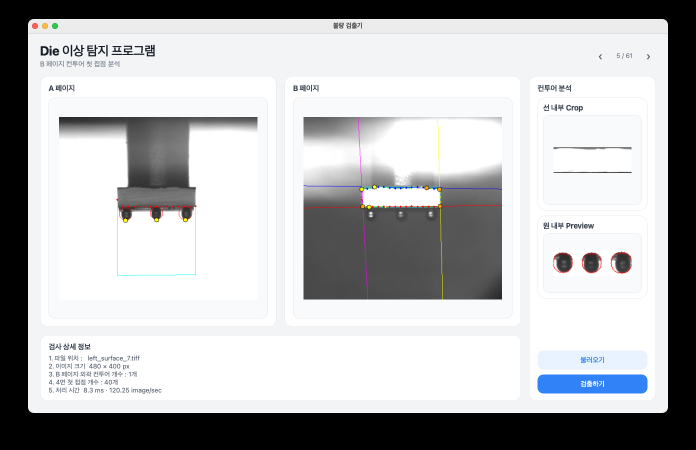
#> input picture assets/thumnail.png, 1392 x 900 px (shown at 1/2 size)
$ python -i contour.py   (imports and definitions only)
#> lines starting #> are read from the running program, lines starting #| are printed output that depends on the picture; after the words box and inside, x2 and y2 are one past the last pixel; in counts of white or black regions, pixels touching at a corner belong together
#> further down, picture is the input picture: shape (900, 1392, 3); mean B, G, R 183.6, 182.3, 181.4
from dataclasses import dataclass, field
from typing import List, Optional, Tuple

import cv2
import numpy as np
from PIL import Image

# 검출할 컨투어의 최소/최대 크기
MIN_CONTOUR_AREA = 3500
MAX_CONTOUR_AREA = 10000

# 기존 균등 샘플 수 (CONTACT_POINT_MODE = "sampled"일 때만 사용)
TOP_BOTTOM_SAMPLE_COUNT = 15
LEFT_RIGHT_SAMPLE_COUNT = 5
CONTACT_POINT_MODE = "full"  # "full"이면 전체 접점 분포, "sampled"면 기존 15/5 샘플
TOP_DENSE_BAND_TOLERANCE = 1
MAX_COUNT_RATIO = 0.5  # 최빈 접점 수를 기준으로 삼을 비율
FIRST_CONTACT_BAND_PIXELS = 2

# 점(원)의 크기 조절
REFERENCE_POINT_RADIUS = 2
REFERENCE_POINT_MIN_DISTANCE = 30  # 실제 보조 접점과의 최소 거리(px)
EXTREME_SENCODARY_DIFF = 2
MIN_DISTANCE = 30
APPROX_POLYGON_EPSILON_RATIO = 0.02
ANALYSIS_PREVIEW_MASK_MODE = "contour"
SOURCE_PREVIEW_MASK_MODE = "line_quadrilateral"
SOURCE_PREVIEW_OUTER_MARGIN = 0
SOURCE_PREVIEW_TOP_SCAN_HEIGHT = 3
SOURCE_PREVIEW_EDGE_CHANGE_THRESHOLD = 40
SOURCE_PREVIEW_EDGE_CHANGE_WINDOW = 3
SOURCE_PREVIEW_HORIZONTAL_CHANGE_MIN_RUN = 3
SOURCE_PREVIEW_COLOR_CHANGE_MIN_RUN = 3
SOURCE_PREVIEW_INVALID_Y_DIFFERENCE = 10
# "contour", "approx_polygon", 또는 "line_quadrilateral"
LINE_QUADRILATERAL_METHOD = "primary_axis"
# "primary_axis", "robust_contacts" 또는 이전 방식인 "extreme_pairs"

CONTOUR_COLOR = (247, 85, 168)  # 보라색 (BGR)
TOP_COLOR = (248, 189, 56)  # 하늘색 (BGR)
BOTTOM_COLOR = (0, 0, 255)
PILLAR_REFERENCE_POINT_COLOR = (128, 128, 128)
PILLAR_DOWNWARD_COLOR = TOP_COLOR
PILLAR_DOWNWARD_BRIGHT_POINT_COLOR = (255, 230, 180)
PILLAR_POINT_RADIUS = 1
PILLAR_REFERENCE_POINT_OUTER_OFFSET = 5
PILLAR_REFERENCE_BRIGHTNESS_MIN = 250
PILLAR_REFERENCE_BRIGHTNESS_MAX = 255
PILLAR_CONTOUR_CONTACT_SCAN_OFFSET = 20
PILLAR_CONTOUR_COLOR_CHANGE_OFFSET = 5
PILLAR_BOTTOM_CONTACT_MAX_Y_DIFFERENCE = 5
HISTOGRAM_PEAK_POINT_COLOR = (82, 68, 240)  # 빨간색 (#F04452, BGR)
HISTOGRAM_MERGE_POINT_COLOR = (0, 146, 255)  # 주황색 (#FF9200, BGR)
HISTOGRAM_REMAINDER_POINT_COLOR = (246, 130, 49)  # 파란색 (#3182F6, BGR)
CENTER_SPLIT_LINE_COLOR = (180, 180, 180)
CUT_LINE_EXTENSION_COLOR = (112, 112, 112)

@dataclass
class ContourMeasurement:
    """컨투어 하나의 4면 첫 접점, 절대 극단점 및 보조 극단점 정보."""

    bounding_rect: Tuple[int, int, int, int]
    top_points: List[Tuple[int, int]]
    bottom_points: List[Tuple[int, int]]
    left_points: List[Tuple[int, int]]
    right_points: List[Tuple[int, int]]

    # 1. 절대 극단점 (4개)
    top_extreme: Tuple[int, int] = None
    bottom_extreme: Tuple[int, int] = None
    left_extreme: Tuple[int, int] = None
    right_extreme: Tuple[int, int] = None

    # 2. 보조 극단점 (2px 이내, 30px 이상 떨어진 점, 4개)
    top_secondary: Tuple[int, int] = None
    bottom_secondary: Tuple[int, int] = None
    left_secondary: Tuple[int, int] = None
    right_secondary: Tuple[int, int] = None


@dataclass
class DetectionResult:
    """B 페이지 컨투어 분석 결과."""

    contours: List[np.ndarray] = field(default_factory=list)
    measurements: List[ContourMeasurement] = field(default_factory=list)
    analysis_preview: Optional[np.ndarray] = None
    source_preview: Optional[np.ndarray] = None
    source_visualization: Optional[np.ndarray] = None
    density_log_lines: List[str] = field(default_factory=list)
    center_split_x: Optional[int] = None


def to_grayscale(image):
    """이미지를 그레이스케일로 변환한다."""
    if image.ndim == 2:
        return image.copy()
    if image.shape[2] == 4:
        return cv2.cvtColor(image, cv2.COLOR_BGRA2GRAY)
    return cv2.cvtColor(image, cv2.COLOR_BGR2GRAY)


# [16 lines left out: functions to_bgr, to_bgra, not called in this run]


def find_b_contours(image_b):
    """그레이 스케일, 이진화, 컨투어링 작업."""
    gray = to_grayscale(image_b) # 그레이스케일
    _, thresh = cv2.threshold(gray,0,255,cv2.THRESH_BINARY + cv2.THRESH_OTSU,) # 이진화
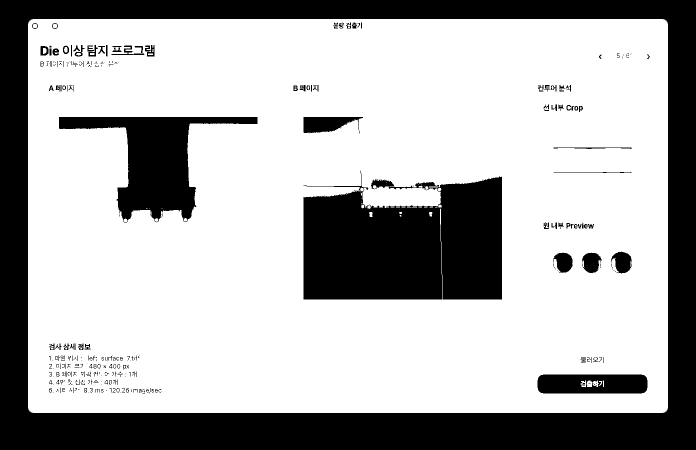
#> thresh: shape (900, 1392) (shown at 1/2 size); 69.7% white; 340 black regions (232 under 20 px)
    contours, _ = cv2.findContours(thresh,cv2.RETR_EXTERNAL,cv2.CHAIN_APPROX_SIMPLE,) # 컨투어링 작업
#> contours = 1 contour; box (x1, y1, x2, y2) and area: (56, 38, 1336, 826) 1006461

    # 범위내 컨투어 검출
    filtered_contours = [
        con for con in contours
        if MIN_CONTOUR_AREA <= cv2.contourArea(con) <= MAX_CONTOUR_AREA
    ]
#> filtered_contours = []

    return DetectionResult(contours=filtered_contours)


# [1725 lines left out: functions get_contour_box_center_x, find_first_contact_points, stack_preview_tiles, approximate_contour_polygon, get_line_intersection, get_densest_band_points and 45 more, not called in this run]

>>> import cv2
>>> picture = cv2.imread('assets/thumnail.png')
>>> result = find_b_contours(picture)
